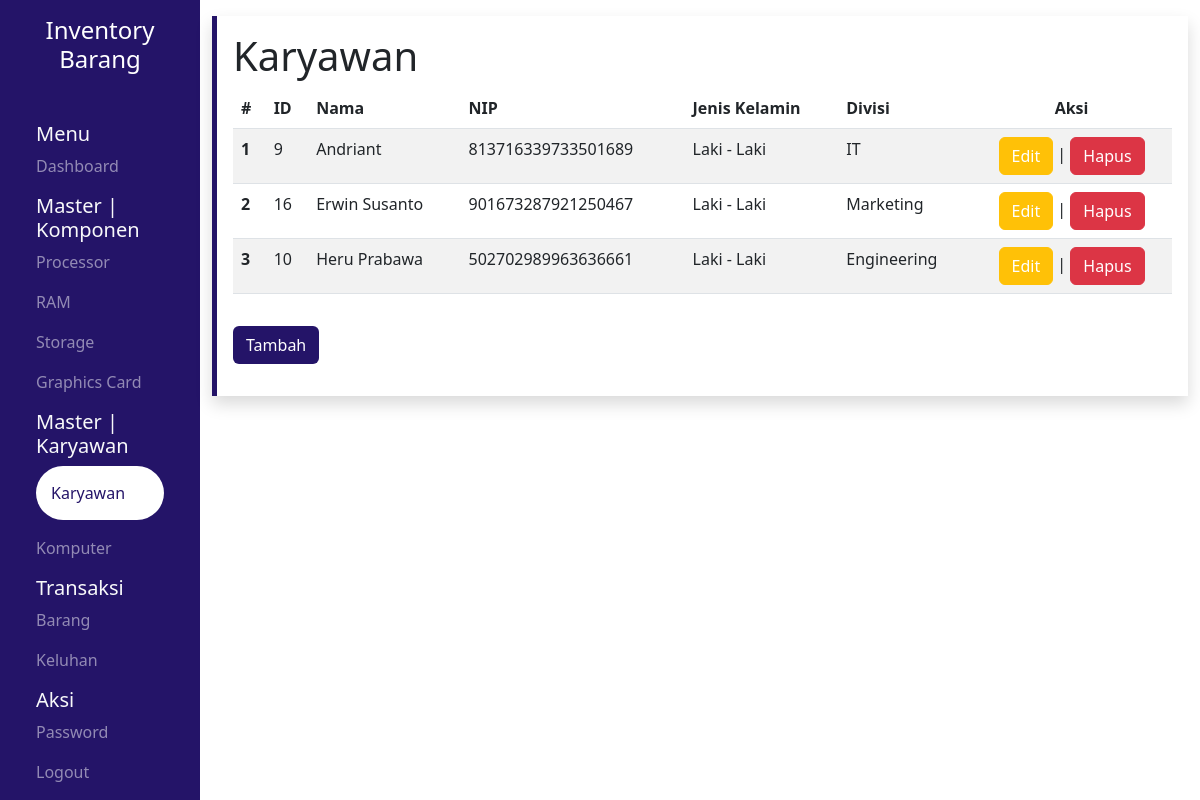
The app's page /pages/karyawan/index.php (signed in), older data.
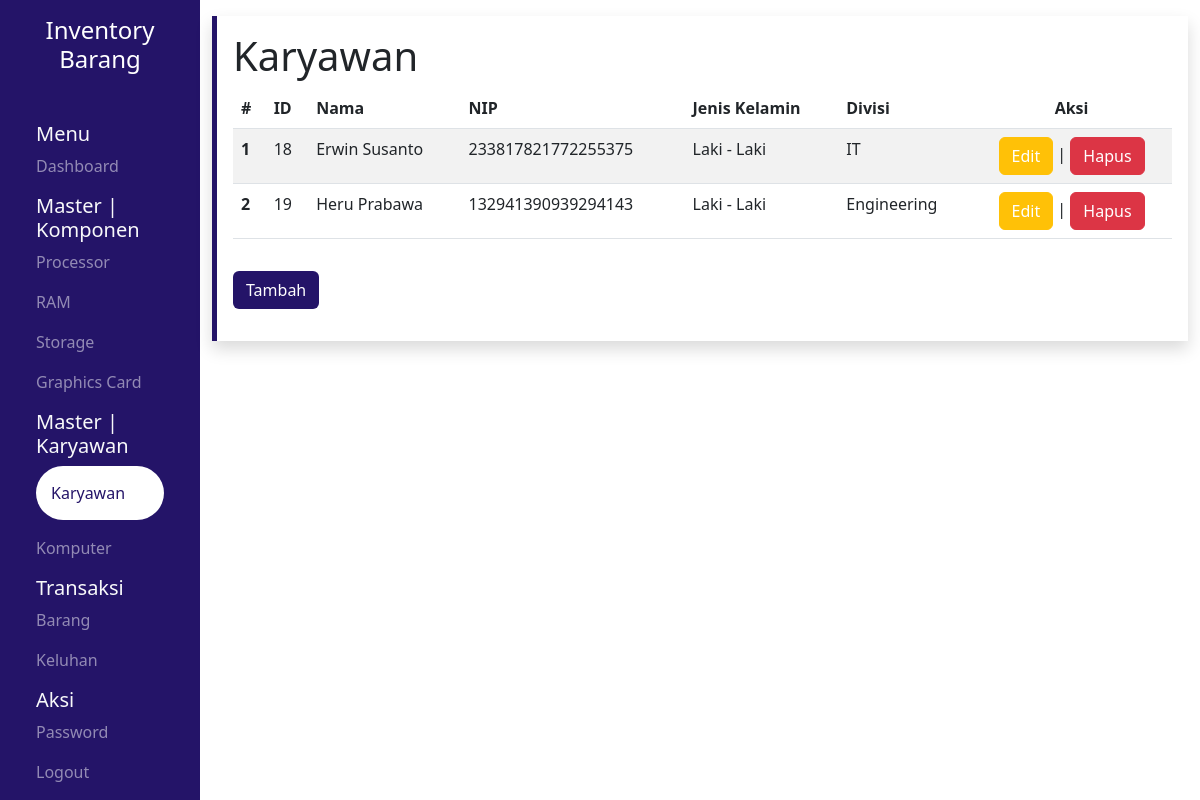
The same page, newer data.
### tables this page shows
CREATE TABLE `karyawan` (
  `id` int(11) NOT NULL,
  `username` varchar(25) NOT NULL,
  `password` varchar(255) NOT NULL,
  `nama` varchar(25) NOT NULL,
  `nip` bigint(18) NOT NULL,
  `jk` enum('Laki - Laki','Perempuan') NOT NULL,
  `divisi` varchar(25) NOT NULL,
  `level` varchar(25) NOT NULL
);

### pages/karyawan/index.php (the view, shortened to what this page needs)
<?php
include "../src/config/connect.php";
$row = mysqli_query($conn, "SELECT * FROM karyawan ORDER BY nama ASC");
?>
<!DOCTYPE html>
<html lang="en">
<head>
    <link rel="stylesheet" href="../src/css/global.css">
    <?php include '../src/library/bootstrap.php' ?>
    <?php include '../src/library/datatables.php' ?>
    <?php include '../src/library/sweetalert.php' ?>
</head>
<body>
    <div class="container-fluid">
        <div class="row vh-100">
            <section class="col-md-2 sidebar text-light">
                <a href="../../">
                    <div class="text-center my-3 mb-5">
                        <h4>Inventory Barang</h4>
                    </div>
                </a>
                <div class="mx-4">
                    <h5>Menu</h5>
                    <a href="../dashboard/">
                        <p class="opacity">Dashboard</p>
                    </a>
                </div>
                <div class="mx-4">
                    <h5>Master | Komponen</h5>
                    <a href="../processor/">
                        <p class="opacity">Processor</p>
                    </a>
                    <a href="../ram/">
                        <p class="opacity">RAM</p>
                    </a>
                    <a href="../storage/">
                        <p class="opacity">Storage</p>
                    </a>
                    <a href="../vga/">
                        <p class="opacity">Graphics Card</p>
                    </a>
                </div>
                <div class="mx-4">
                    <h5>Master | Karyawan</h5>
                    <a href="../karyawan/">
                        <p class="opacity-100 aktif rounded-pill">Karyawan</p>
                    </a>
                    <a href="../komputer/">
                        <p class="opacity">Komputer</p>
                    </a>
                </div>
                <div class="mx-4">
                    <h5>Transaksi</h5>
                    <a href="../barang/">
                        <p class="opacity">Barang</p>
                    </a>
                    <a href="../keluhan/">
                        <p class="opacity">Keluhan</p>
                    </a>
                </div>
                <div class="mx-4">
                    <h5>Aksi</h5>
                    <a href="../password/">
                        <p class="opacity">Password</p>
                    </a>
                    <a href="../../logout.php">
                        <p class="opacity">Logout</p>
                    </a>
                </div>
            </section>
            <section class="col-md-10 content">
                <div class="wrapper shadow p-3 my-3 left">
                    <h1>Karyawan</h1>
                    <table id="myTable" class="table table-striped display">
                        <thead>
                            <tr>
                                <th scope="col">#</th>
                                <th scope="col">ID</th>
                                <th scope="col">Nama</th>
                                <th scope="col">NIP</th>
                                <th scope="col">Jenis Kelamin</th>
                                <th scope="col">Divisi</th>
                                <th scope="col" class="text-center">Aksi</th>
                            </tr>
                        </thead>
                        <tbody>
                            <?php $no = 1 ?>
                            <?php while ($result = mysqli_fetch_array($row)) : ?>
                                <tr>
                                    <th scope="row"><?= $no++ ?></th>
                                    <td><?= $result["id"] ?></td>
                                    <td><?= $result["nama"] ?></td>
                                    <td><?= $result["nip"] ?></td>
                                    <td><?= $result["jk"] ?></td>
                                    <td><?= $result["divisi"] ?></td>
                                    <td>
                                        <div class="text-center">
                                            <a href="update.php?id=<?= $result['id'] ?>" class="btn btn-warning">Edit</a> | <a href="delete.php?id=<?= $result['id'] ?>" id="btn-del" class="btn btn-danger">Hapus</a>
                                        </div>
                                    </td>
                                </tr>
                            <?php endwhile; ?>
                        </tbody>
                    </table>
                    <a href="add.php" class="btn ungu my-3">Tambah</a>
                </div>
            </section>
        </div>
    </div>
</body>
</html>

### pages/src/library/bootstrap.php (shortened to what this page needs)
<link rel="stylesheet" href="https://cdn.jsdelivr.net/npm/bootstrap@5.3.1/dist/css/bootstrap.min.css">
<link href="https://cdnjs.cloudflare.com/ajax/libs/twitter-bootstrap/5.3.0/css/bootstrap.min.css" rel="stylesheet">

### pages/src/library/datatables.php (shortened to what this page needs)
<link href="https://cdn.datatables.net/v/bs5/jq-3.7.0/dt-1.13.6/datatables.min.css" rel="stylesheet">

### pages/src/library/sweetalert.php (shortened to what this page needs)
<link href="https://cdn.jsdelivr.net/npm/sweetalert2@11.7.20/dist/sweetalert2.min.css" rel="stylesheet">

### pages/src/css/global.css (style rules this page uses)
body { overflow-x: hidden; }
a { text-decoration: none !important; color: #fff !important; }
.aktif { background-color: #fff; color: #241468; padding: 15px; }
.ungu { background-color: #241468 !important; color: #fff !important; }
.opacity { opacity: 0.5; }
.sidebar { background-color: #241468 !important; }
.left { border-left: 5px solid #241468 !important; }

Row changes from the older to the newer data that the page shows:
removed karyawan: id "9", nama "Andriant", nip "813716339733501689", jk "Laki - Laki", divisi "IT"
removed karyawan: id "16", nama "Erwin Susanto", nip "901673287921250467", jk "Laki - Laki", divisi "Marketing"
removed karyawan: id "10", nama "Heru Prabawa", nip "502702989963636661", jk "Laki - Laki", divisi "Engineering"
added karyawan: id "18", nama "Erwin Susanto", nip "233817821772255375", jk "Laki - Laki", divisi "IT"
added karyawan: id "19", nama "Heru Prabawa", nip "132941390939294143", jk "Laki - Laki", divisi "Engineering"
